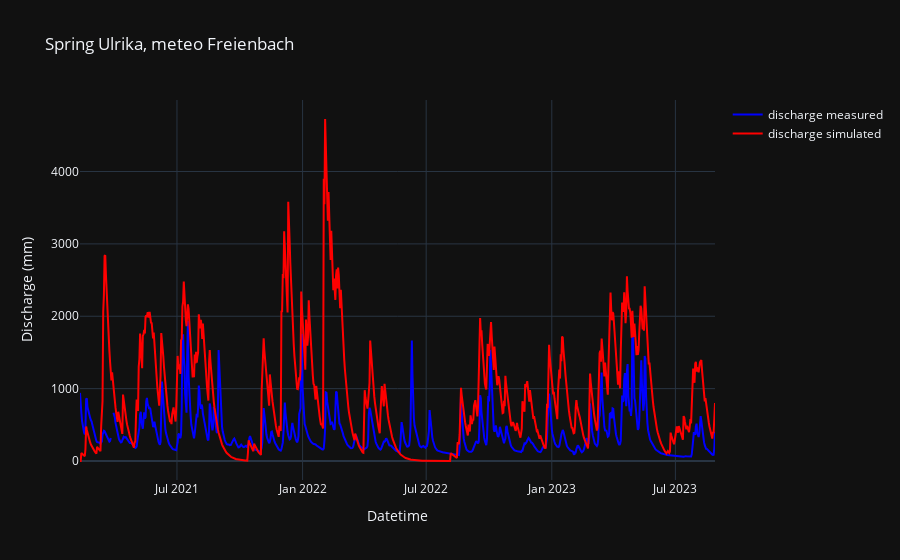

The cell this chart's notebook holds for it:
### Markdown cell above
# Water Balance Model

### Code cell
wb_df, gof_values = WatBalMod.WatBal_main.run_WatBal_model('Ulrika', 'Freienbach', path_to_data_folder)

### Figure 1 — Plotly figure (JSON) as saved in the notebook; plotly's stock layout.template omitted (floating-point values rounded to 4 significant figures; data arrays with more than 128 entries replaced by an {"elided": "..."} marker saying what was removed)
{"data": [{"line": {"color": "blue"}, "mode": "lines", "name": "discharge measured", "x": {"elided": "931 str values"}, "y": {"elided": "931 float values"}, "type": "scatter"}, {"line": {"color": "red"}, "mode": "lines", "name": "discharge simulated", "x": {"elided": "931 str values"}, "y": {"elided": "931 float values"}, "type": "scatter"}], "layout": {"xaxis": {"title": {"text": "Datetime"}}, "yaxis": {"title": {"text": "Discharge (mm)"}}, "title": {"text": "Spring Ulrika, meteo Freienbach"}}}
